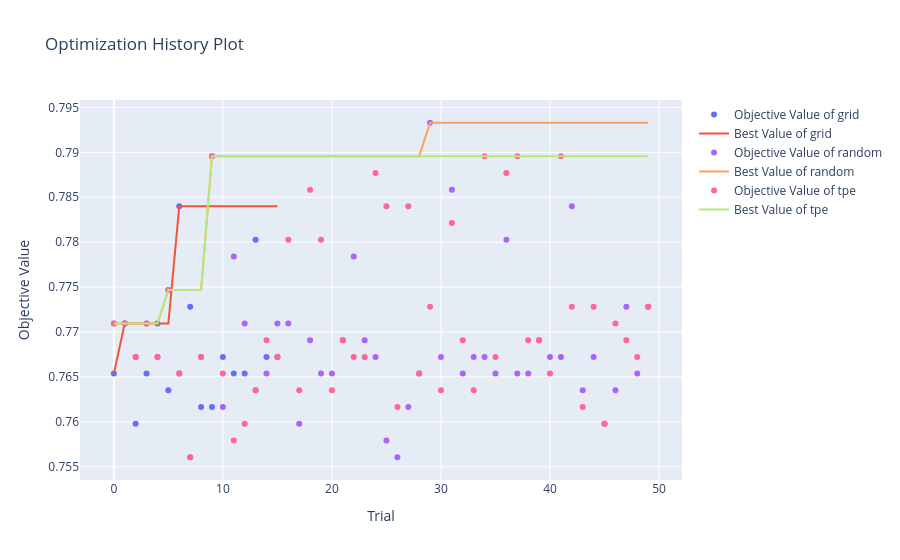

Notebook code cell kept with this figure:
### Markdown cell above
## 6. Optuna's plots (Plotly, interactive)

### Code cell
plot_optimization_history([grid, rand, tpe])
